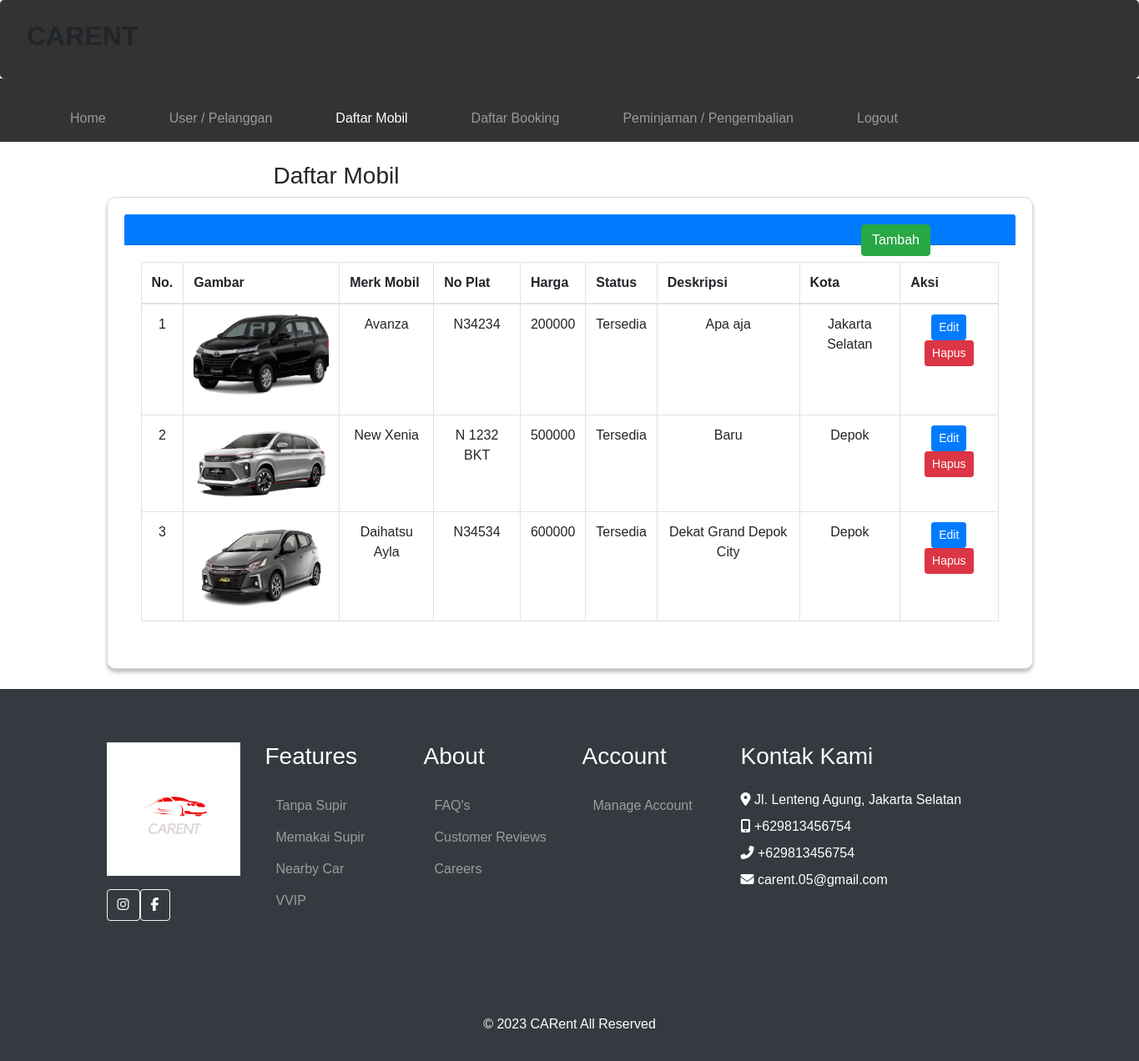
/admin/mobil/mobil.php (signed in), run on the app's committed database.
### tables this page shows
CREATE TABLE `mobil` (
  `id_mobil` int(11) NOT NULL,
  `no_plat` varchar(255) NOT NULL,
  `merk` varchar(255) NOT NULL,
  `harga` int(255) NOT NULL,
  `deskripsi` varchar(255) NOT NULL,
  `status` varchar(255) NOT NULL,
  `gambar` text NOT NULL,
  `city` varchar(50) DEFAULT NULL,
  `brand_id` int(11) DEFAULT NULL
);

CREATE TABLE `infoweb` (
  `id` int(11) NOT NULL,
  `nama_rental` varchar(255) DEFAULT NULL,
  `telp` varchar(15) DEFAULT NULL,
  `alamat` text DEFAULT NULL,
  `email` varchar(255) DEFAULT NULL,
  `no_rek` text DEFAULT NULL,
  `updated_at` timestamp NOT NULL DEFAULT current_timestamp()
);

### koneksi/koneksi.php (called while the page is built, shortened)
<?php
    $user = 'root';
    $pass = '';
    $koneksi = new PDO("mysql:host=localhost;dbname=codekop_free_rental_mobil", $user, $pass);
    $sql_web = "SELECT * FROM infoweb WHERE id = 1";
    $row_web = $koneksi->prepare($sql_web);
    $row_web->execute();
    $info_web = $row_web->fetch(PDO::FETCH_OBJ);
?>

### admin/mobil/mobil.php (the view, shortened to what this page needs)
<?php
    require '../../koneksi/koneksi.php';
    include '../header.php';
?>
<!DOCTYPE html>
<html lang="en">
    <head>
    <link rel="stylesheet" href="mobil.css">
    <link rel="stylesheet" href="assets/css/bootstrap.css" >
  </head>
  <body>
<br>
<div class="container">
    <h3 class="judul-tabel">Daftar Mobil</h3>
    <div class="card-mobil">
        <div class="card-header text-white bg-primary">
            <h4 class="card-title">
                <div class="tambah-mobil">
                    <a class="btn btn-success" href="tambah.php" role="button">Tambah</a>
                </div>
            </h4>
        </div>
        <div class="card-body">
            <div class="table-responsive">
                <table class="table table-bordered">
                    <thead>
                        <tr>
                            <th>No.</th>
                            <th>Gambar</th>
                            <th>Merk Mobil</th>
                            <th>No Plat</th>
                            <th>Harga</th>
                            <th>Status</th>
                            <th>Deskripsi</th>
                            <th>Kota</th>
                            <th>Aksi</th>
                        </tr>
                    </thead>
                    <tbody>
                        <?php
                            $sql = "SELECT *FROM mobil ORDER BY id_mobil ASC";
                            $row = $koneksi->prepare($sql);
                            $row->execute();
                            $hasil = $row->fetchAll();
                            $no = 1;
                            foreach($hasil as $isi)
                            {
                        ?>
                        <tr>
                            <td><?php echo $no;?></td>
                            <td><img src="../../assets/image/<?php echo $isi['gambar'];?>" class="img-fluid" style="width:200px;"></td>
                            <td><?php echo $isi['merk'];?></td>
                            <td><?php echo $isi['no_plat'];?></td>
                            <td><?php echo $isi['harga'];?></td>
                            <td><?php echo $isi['status'];?></td>
                            <td><?php echo $isi['deskripsi'];?></td>
                            <td><?php echo $isi['city'];?></td>
                            <td>
                                <a class="btn btn-primary btn-sm" href="edit.php?id=<?php echo $isi['id_mobil'];?>" role="button">Edit</a>
                                <a class="btn btn-danger  btn-sm" href="proses.php?aksi=hapus&id=<?= $isi['id_mobil'];?>&gambar=<?= $isi['gambar'];?>" role="button">Hapus</a>
                            </td>
                        </tr>
                        <?php $no++; }?>
                    </tbody>
                </table>
            </div>
        </div>
    </div>
</div>
<?php  include '../footer.php';?>

### admin/footer.php (shortened to what this page needs)
<div class="footer mt-4 bg-dark text-white pt-3 pb-2">
            <div class="container py-5">
                <div class="row g-5">
                    <div class="col-lg-2 col-md-4">
                        <a href="index.php">
                            <img src="assets/image/2.png" class="img-fluid" alt="Logo CARent">
                        </a>
                        <div class="d-flex pt-2 mx-6 my-2">
                            <a class="btn btn-outline-light btn-social" href=""><i class="fab fa-instagram"></i></a>
                            <a class="btn btn-outline-light btn-social" href=""><i class="fab fa-facebook-f"></i></a>
                        </div>
                    </div>
                    <div class="col-lg-2 col-md-4">
                        <h3 class="text-white mb-4">Features</h3>
                        <a class="btn btn-link text-white-50" href="#">Tanpa Supir</a>
                        <a class="btn btn-link text-white-50" href="#">Memakai Supir</a>
                        <a class="btn btn-link text-white-50" href="#">Nearby Car</a>
                        <a class="btn btn-link text-white-50" href="#">VVIP</a>
                    </div>
                    <div class="col-lg-2 col-md-4">
                        <h3 class="text-white mb-4">About</h3>
                        <a class="btn btn-link text-white-50" href="#">FAQ's</a>
                        <a class="btn btn-link text-white-50" href="#">Customer Reviews</a>
                        <a class="btn btn-link text-white-50" href="#">Careers</a>
                    </div>
                    <div class="col-lg-2 col-md-4">
                        <h3 class="text-white mb-4">Account</h3>
                        <a class="btn btn-link text-white-50" href="#">Manage Account</a>
                    </div>
                    <div class="col-lg-4 col-md-6">
                        <h3 class="text-white mb-4">Kontak Kami</h3>
                        <p class="mb-2"><i class="fa fa-map-marker-alt me-3"></i> Jl. Lenteng Agung, Jakarta Selatan
                        </p>
                        <p class="mb-2"><i class="fa fa-mobile-alt me-3"></i> +629813456754</p>
                        <p class="mb-2"><i class="fa fa-phone-alt me-3"></i> +629813456754</p>
                        <p class="mb-2"><i class="fa fa-envelope me-3"></i> carent.05@gmail.com</p>
                    </div>
                </div>
            </div>
          <div class="footer mt-4 bg-dark text-white pt-3 pb-2">
            <div class="container">
              <p> <center>&copy; <?= date('Y');?> <?= $info_web->nama_rental;?> All Reserved </center></p>
            </div>
          </div>
        </div>
  </body>
</html>

### admin/mobil/mobil.css (style rules this page uses)
* { padding: 0; margin: 0; box-sizing: border-box; text-decoration: none; list-style: none; font-family: 'Outfit', sans-serif; }
.card-mobil { max-width: 1140px; margin: auto; }
.card-mobil { background: #FFFFFF; border: 1px solid #D9D9D9; box-shadow: 0px 4px 4px rgba(0, 0, 0, 0.25); border-radius: 10px; padding: 20px; }
.tambah-mobil { position: absolute; right: 250px; text-decoration: none; }
.container .judul-tabel { position: relative; left: 200px; }
td { text-align: center; }

### data on the page
mobil: gambar (picture), merk "Avanza", no_plat "N34234", harga "200000", status "Tersedia", deskripsi "Apa aja", city "Jakarta Selatan"
mobil: gambar (picture), merk "New Xenia", no_plat "N 1232 BKT", harga "500000", status "Tersedia", deskripsi "Baru", city "Depok"
mobil: gambar (picture), merk "Daihatsu Ayla", no_plat "N34534", harga "600000", status "Tersedia", deskripsi "Dekat Grand Depok City", city "Depok"
infoweb: nama_rental "CARent"
